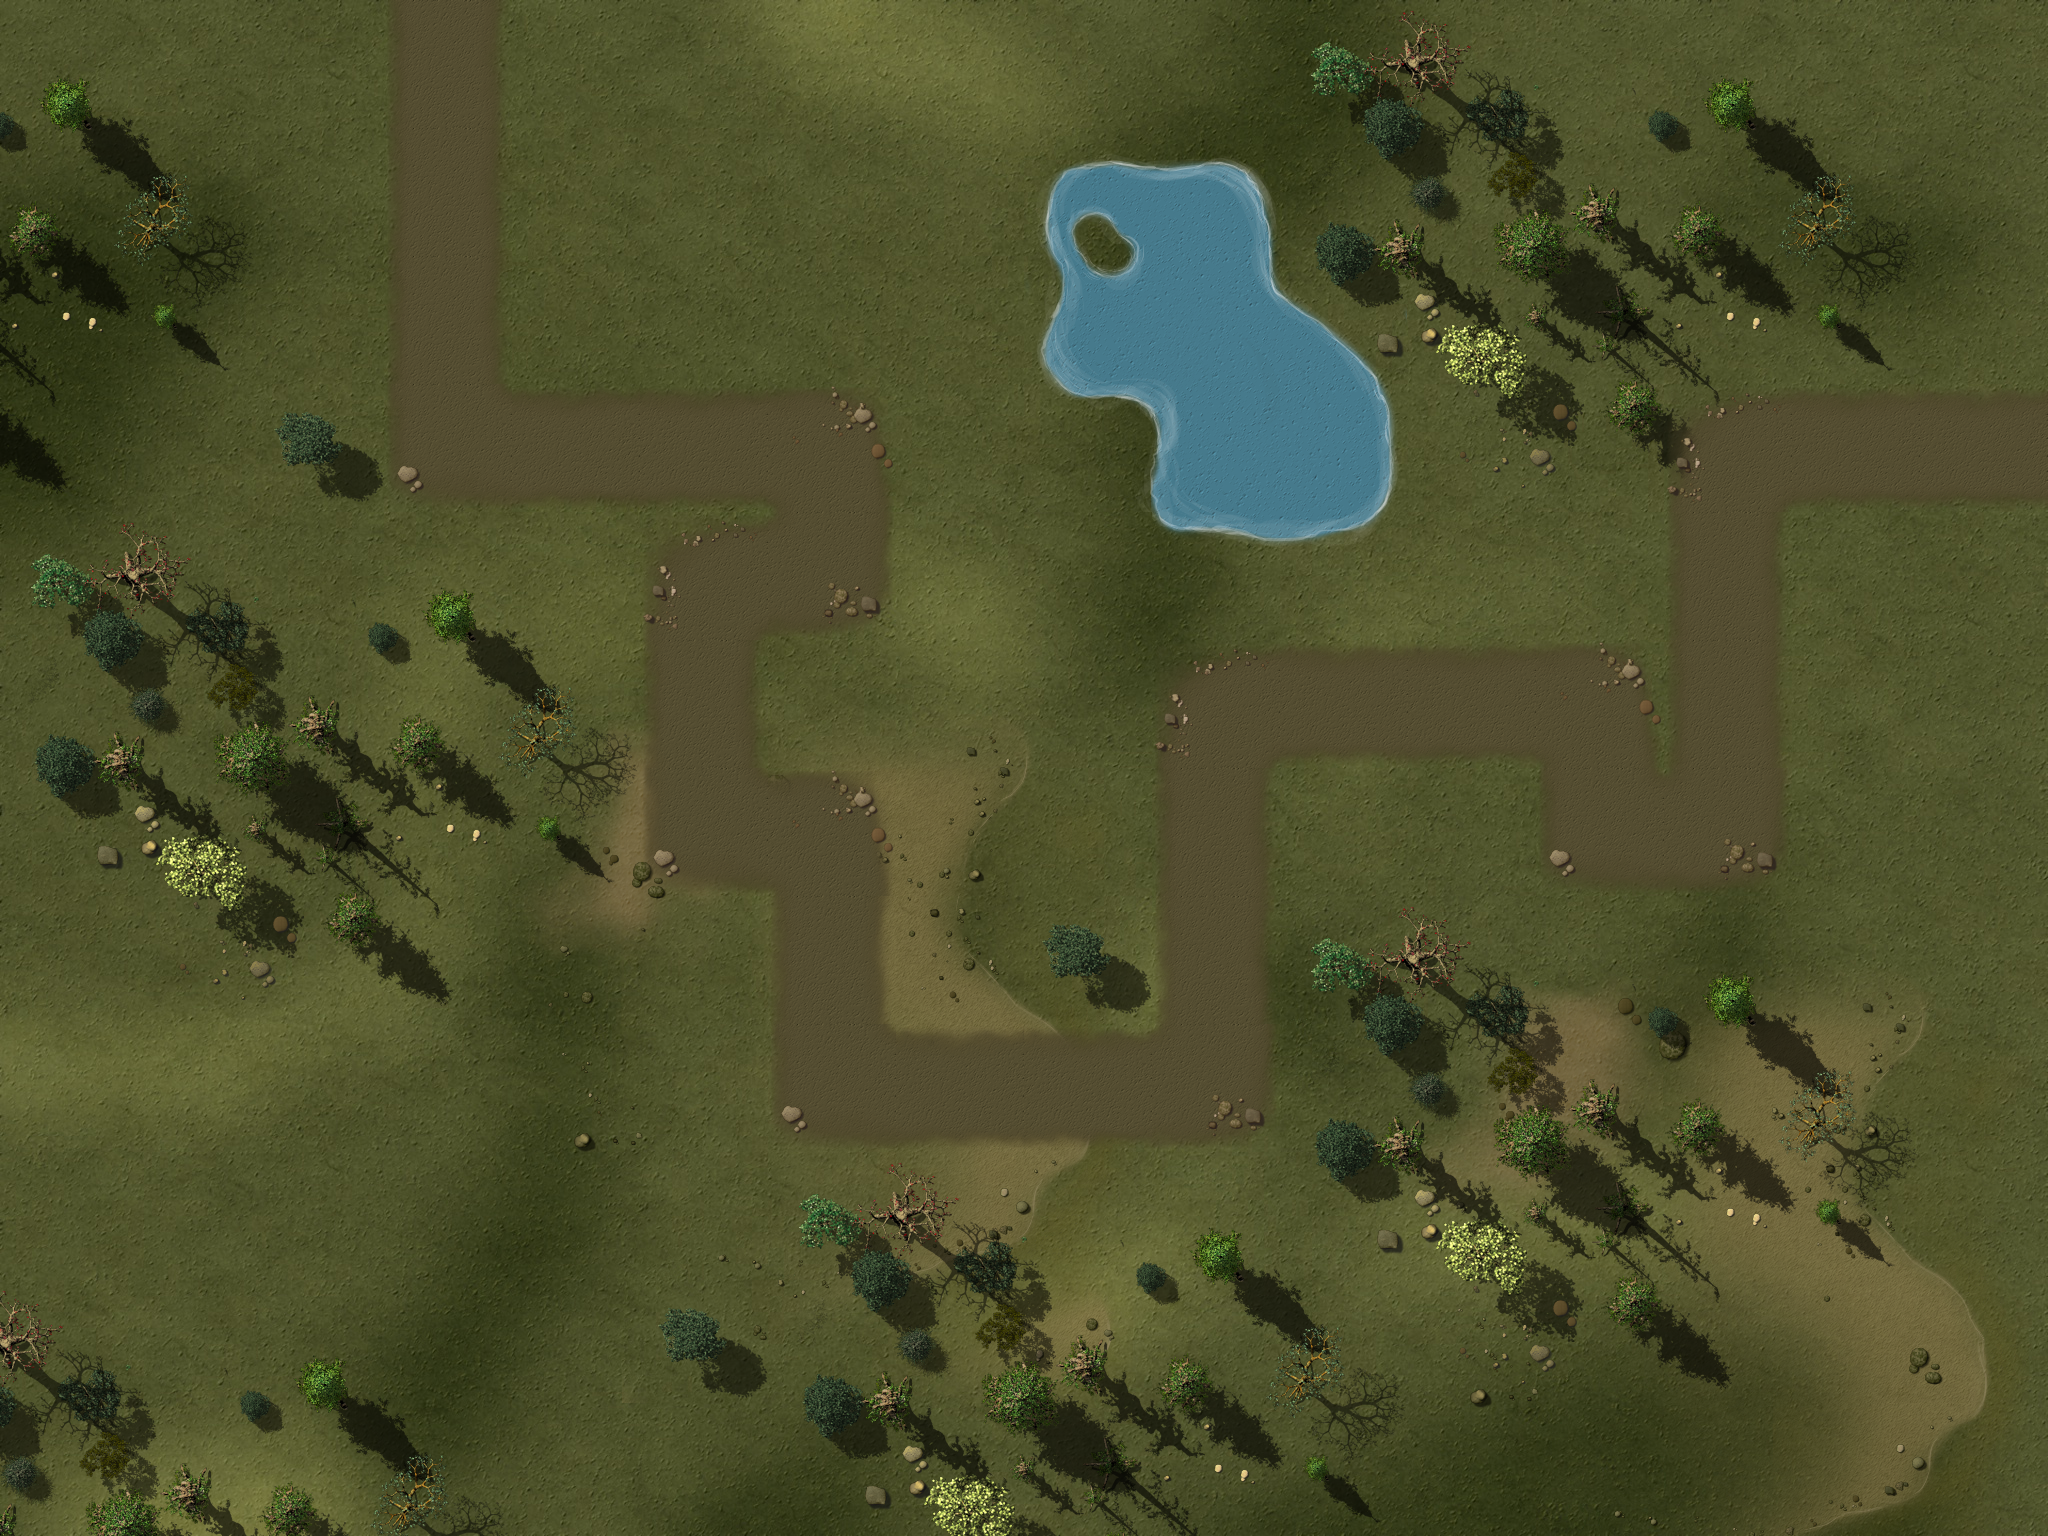

Below is a game level as drawn by its tile map, then a one-line description and the .tmx that defines it (tile-layer data replaced by summaries):
An orthogonal 16x12 tile map with 128x128 px tiles, 4 tile layers (Ground, Objects1, Objects2, Path), 1 hidden layer not drawn, 3 tilesets and 34 objects.

<map version="1.0" orientation="orthogonal" width="16" height="12" tilewidth="128" tileheight="128">
 <properties>
 <property name="wave01" value="1,1,1,2,4,4,1,1,1,4,1,2,3,2,1,3,4,4,1,1,2" />
<property name="wave02" value="10,10,10,10,10,2,10,1,1,4,2,4,1,10,10,10,10,10,10,4,2,1,1,1" />
<property name="wave03" value="1,1,10,3,4,1,10,10,10,10,10,2,10,10,1,1,4,2,4,1,1,1,1,1,4,2,10,10,10,10" />
<property name="wave04" value="1,1,1,1,4,1,1,1,1,4,1,1,1,4,1,1,1,2,1,1,3,10,10,10" />
<property name="wave05" value="2,2,10,10,10,4,4,4,1,6,1,10,10,3,10,10,10,10,10,10,2,10,10,2,2,10,10,10,2,2,10,10" />
<property name="wave06" value="4,4,2,10,10,10,5,5,5,5,5,3,10,10,4,4,2,10,3,10,2,5,5,1" />
<property name="wave07" value="1,5,5,5,10,10,6,2,4,2,4,5,3,5,3,10,10,10,5,5,5,2,2,4,4,2,10,10,10,10" />
<property name="wave08" value="1,5,5,5,2,5,5,6,4,2,5,5,5,5,5,4,4,5,5,5,2,5,5,4,4,5,4,3,3" />
<property name="wave09" value="4,4,4,2,3,4,5,4,2,5,3,5,5,5,5,10,10,10,10,10,10,10,10,5,4,5,5,6,5,5,5,4,5,4,4,5,5,5,2,5,5,1" />
<property name="wave10" value="2,10,10,10,10,10,10,4,5,4,4,10,10,10,10,5,5,5,5,5,5,5,5,5,6,5,5,5,5,4,2,2,10,10,10,4,5,4,2,5,5,5,5,10,10,103" />
<property name="wave11" value="1,5,5,5,3,5,5,5,5,5,5,5,5,5,5,5,4,4,4,2,2,5,5,5,5,2,3,5,5,5,3,3,5,5,5,5,5,2,1" />
<property name="wave12" value="5,5,5,5,5,5,10,3,3,10,10,10,10,5,10,10,10,3,5,5,5,10,10,10,10,5,5,5,5,5,10,10,6,6,5,5,5,5,10,10,5,2,1" />
<property name="wave13" value="3,10,8,10,5,6,5,6,5,5,6,2,5,5,5,5,5,8,10,10,10,5,5,5,5,5,5,5,10,10,10,3" />
<property name="wave14" value="5,5,5,5,5,5,5,6,2,2,5,5,7,7,7,7,7,7,7,8,5,5,5,2,9,2,4,4,4,5,5,5,5,5,2,5,2,9,5,5,5,1" />
<property name="wave15" value="1,4,4,5,5,9,5,5,5,5,4,5,4,5,4,4,5,4,5,2,6,5,5,5,6,5,10,6,5,5,5,5,5,5,5,5,1" />
<property name="wave16" value="10,10,8,10,10,10,6,10,10,10,10,10,10,10,10,10,6,6,6,5,1,6,10,10,4,4,10,10,10,10,8,10,6,10,10,6,10,10,10,10,10,10,10,10,10,10,10,10,10,10,10" />
<property name="wave17" value="10,10,10,10,5,10,5,8,5,1,8,8,10,5,6,10,10,5,1,5,1,10,4,4,4,10,10,10,5,1,5,10" />
<property name="wave18" value="1,5,5,5,5,1,5,5,7,7,7,7,5,1,6,5,1,5,5,5,4,4,4,9,2,5,2,5,1,5,5" />
<property name="wave19" value="7,7,6,7,7,2,10,10,8,10,10,9,7,7,2,10,10,10,5,5,5,5,9,3,9,9,9,9" />
<property name="wave20" value="3,8,5,1,5,5,7,7,102,7,7,7,7,7,7,5,5,6,5,1,6,5,1,6,5,6,5,9,5,1,5,1,5,5,5,7,101" />
<property name="wave21" value="6,10,10,10,10,10,2,10,10,2,10,6,6,10,10,2,10,10,6,10,10,10,8,5,8" />
<property name="wave22" value="1,2,5,1,5,2,6,6,9,3,10,10,2,10,10,5,1,2,2,5,1,5,5,5,6,6,6,5,1,5,8,10,10,10,10,2,2,5,1" />
<property name="wave23" value="5,5,6,6,5,1,5,1,5,1,2,2,7,7,7,7,8,5,1,6,6,5,1,5,10,10,10,10,4,5,2" />
<property name="wave24" value="11,11,11,9,3,11,11,11,8,11,9,3,9,9,9,5,5,5,6,5,1,2,2,5,1,8" />
<property name="wave25" value="2,2,5,6,5,1,4,4,4,5,5,5,9,9,9,9,9,5,1,5,5,5,9,6,6,5,1,5,1,5,8,5,1,5,5,8,2,2,5,1,3" />
<property name="wave26" value="11,11,11,9,3,11,11,6,11,11,9,3,11,11,11,9,8,11,11,6,6,4,4,4,5,5,8,5,5,5,5,10,10,10,10,10" />
<property name="wave27" value="3,9,5,5,5,5,7,7,4,4,9,5,5,5,5,5,5,8,5,9,5,5,5,5,5,5,5,5,5,5,8,8,5,5,6,6,5,7,7,5,7,8" />
<property name="wave28" value="6,11,11,11,11,6,11,11,11,11,6,9,9,5,5,9,9,5,5,5,5,9,3,9,5,5,6,4,4,5,4,5,5,5,9,5,5,5,6,5,5,5,8" />
<property name="wave29" value="10,10,10,10,5,10,5,10,5,10,6,10,5,5,5,5,8,10,10,6,5,5,5,10,8,8,8,5,5,5,5,11,11,11,11,6,6,5,7,7,2" />
<property name="wave30" value="1,5,5,5,10,8,10,5,10,8,10,5,5,5,5,5,11,11,11,6,5,4,6,4,4,5,5,5,7,7,9,3,9,5,5,5,5,10,10,10,10,102" />
<property name="wave31" value="1,5,5,5,7,9,4,5,4,5,6,5,5,5,8,9,9,9,5,5,6,5,5,5,7,8,6,6,8,5,5,8,4,4,7,7,9,3,9,3,6" />
<property name="wave32" value="8,11,11,10,6,10,10,10,6,7,11,11,11,6,10,10,8,10,9,9,7,5,7,5,7,3" />
<property name="wave33" value="3,9,7,7,5,5,5,5,5,5,5,5,5,7,9,3,5,5,5,5,6,5,5,9,9,9,6,8,6,5,5,9,9,9,6,8" />
<property name="wave34" value="6,6,9,9,9,11,11,5,11,11,11,9,9,9,7,5,5,5,5,5,5,4,4,5,5,9,6,5,5,6,8,9,3,6" />
<property name="wave35" value="8,9,7,4,5,4,5,5,5,7,4,5,4,8,5,5,5,7,8,5,5,5,6,8,5,5,5,6,7,7,5,5,5,11,11,11,11" />
<property name="wave36" value="6,6,9,9,9,11,11,11,11,11,11,9,9,9,7,5,5,5,5,5,5,4,4,5,5,8,5,7,8,4,5,8,11,5,5,5,4,4" />
<property name="wave37" value="8,9,7,4,5,4,5,5,5,7,4,5,4,8,5,5,5,7,7,7,5,5,6,5,5,9,9,9,6,8,5,11,11,11,11" />
<property name="wave38" value="10,10,10,10,10,10,8,9,9,9,5,5,6,10,10,10,10,10,10,6,10,10,8,10,10,10,10,10,10,6,10,10,10,10,10,10,10,10,5,5,5,5,10,10,8,10,8,10" />
<property name="wave39" value="10,10,10,5,10,8,10,5,10,6,10,8,6,5,9,9,9,9,8,10,5,10,10,5,10,10,10,10,5,8,10,10,10,7,10,10,7,10,10,2" />
<property name="wave40" value="100,6,10,10,6,10,10,9,10,10,10,10,10,9,9,10,9,10,10,10,10,10,7,10,10,8,10,7,10,5,8,5,5,103,103" />
<property name="wave41" value="5,6,5,5,5,6,5,5,5,5,5,5,6,5,5,5,5,5,8,8,5,5,6,10,10,10,10,11,11,11,6,10,10,10,10,3" />
<property name="wave42" value="11,11,11,9,9,11,11,8,11,11,6,5,5,6,5,5,9,9,9,6,8,5,5,5,5,5,4,4,4,7,3" />
<property name="wave43" value="10,10,6,10,9,9,9,10,10,10,8,10,10,10,10,8,10,7,10,9,10,10,10,8,8,10,10,9,8,10,10,10,9,9,10,10,9,9" />
<property name="wave44" value="1,5,5,5,7,9,4,5,4,5,6,5,5,8,8,9,7,4,5,4,5,5,51,8,9,9,9,5,5,6,5,5,5,2" />
<property name="wave45" value="11,11,11,8,9,9,9,5,5,6,6,7,11,11,11,6,10,6,10,10,9,9,7,5,7,5,7,3" />
<property name="wave46" value="4,4,7,10,10,10,5,5,5,5,5,6,6,10,4,6,9,6,4,7,8,5,5,5,6,7,5,5,5,9,9,8,5,5,5,5" />
<property name="wave47" value="8,5,5,5,6,8,5,5,5,6,8,5,5,5,6,7,4,7,4,5,5,5,10,10,10,10,5,5,5,7,7,4,4,7,10,10,10,10" />
<property name="wave48" value="6,7,7,7,7,7,4,5,4,5,4,4,6,5,9,9,8,5,5,5,5,5,9,9,9,6,8,7,5,5,5,7,7,7,7,5,5,5,4" />
<property name="wave49" value="4,5,4,4,7,5,5,5,5,5,5,9,3,5,4,5,5,5,6,5,5,9,9,9,6,8,8,8,5,5,5,7,5,4,4,6,5,5,9,6,8,9,6,8,5,5,6" />
<property name="wave50" value="103,6,6,5,5,5,5,5,6,7,4,4,7,7,7,6,6,9,8,9,7,4,6,4,5,5,8,6,9,3,9,3,5,5,5,7,7,102,8,9,7,4,5,4,5,5,5,103" />
 </properties>
 <tileset firstgid="1" name="ground" tilewidth="128" tileheight="128">
  <image source="tilesWorld1.png" width="2048" height="2048" />
 </tileset>
 <tileset firstgid="257" name="path" tilewidth="128" tileheight="128">
  <image source="path01.png" width="512" height="512" />
 </tileset>
 <tileset firstgid="273" name="ground" tilewidth="2048" tileheight="1536">
  <image source="ground5.jpg" width="2048" height="1536" />
 </tileset>
 <layer name="Ground" width="16" height="12">
  <data>[192 cells, 1 non-empty, 1 distinct tile ids]</data>
 </layer>
 <layer name="Objects1" width="16" height="12">
  <data>[192 cells, 65 non-empty, 40 distinct tile ids]</data>
 </layer>
 <layer name="Objects2" width="16" height="12">
  <data>[192 cells, 86 non-empty, 19 distinct tile ids]</data>
 </layer>
 <objectgroup name="Objects3" width="16" height="12">
  <object gid="234" x="350" y="622" />
  <object gid="234" x="398" y="602" />
  <object gid="234" x="352" y="588" />
  <object gid="234" x="1282" y="1138" />
  <object gid="233" x="1336" y="488" />
  <object gid="233" x="968" y="256" />
  <object gid="233" x="908" y="766" />
  <object gid="247" x="862" y="802" />
  <object gid="247" x="1682" y="406" />
  <object gid="247" x="1670" y="1132" />
  <object gid="248" x="1268" y="630" />
  <object gid="234" x="1236" y="670" />
  <object gid="234" x="1314" y="610" />
 </objectgroup>
 <layer name="Path" width="16" height="12">
  <data>[192 cells, 30 non-empty, 6 distinct tile ids]</data>
 </layer>
 <objectgroup name="Locked" width="16" height="12">
  <object x="0" y="0" width="2048" height="256" />
  <object x="0" y="1280" width="2048" height="256" />
  <object x="0" y="256" width="128" height="1024" />
  <object x="1920" y="256" width="128" height="1024" />
  </objectgroup>
 <objectgroup name="Waypoints" width="16" height="12">
  <!-- 1 objects omitted --></objectgroup>
 <layer name="blendAdd" width="16" height="12" visible="0">
  <data>[192 cells, 0 non-empty, 0 distinct tile ids]</data>
 </layer>
</map>
<!-- 17 of 34 objects omitted -->
